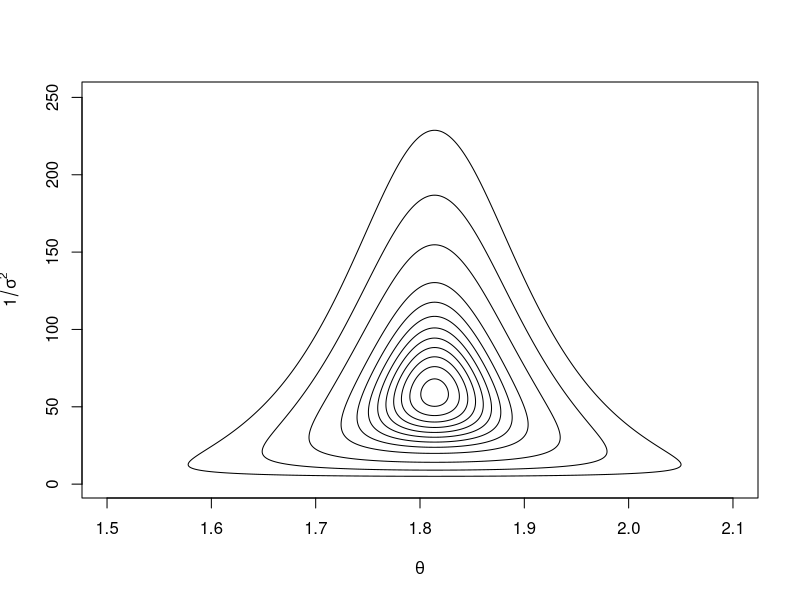
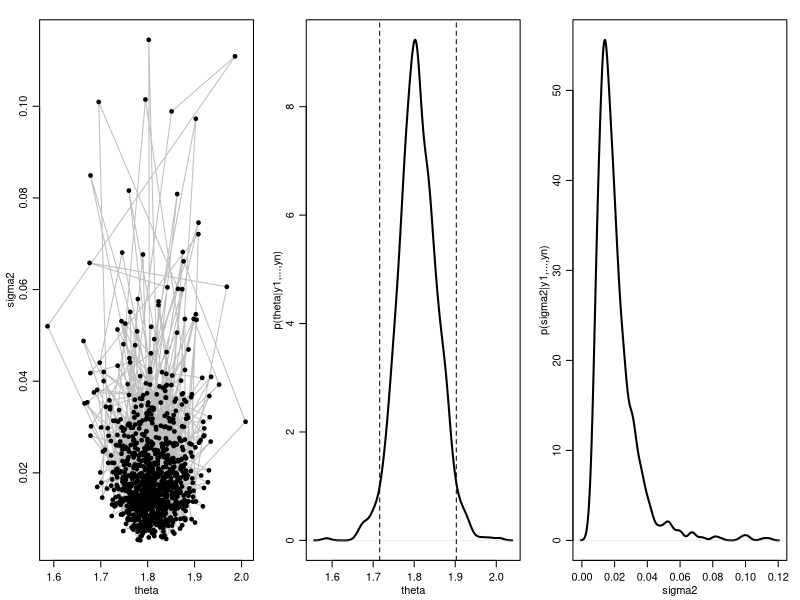
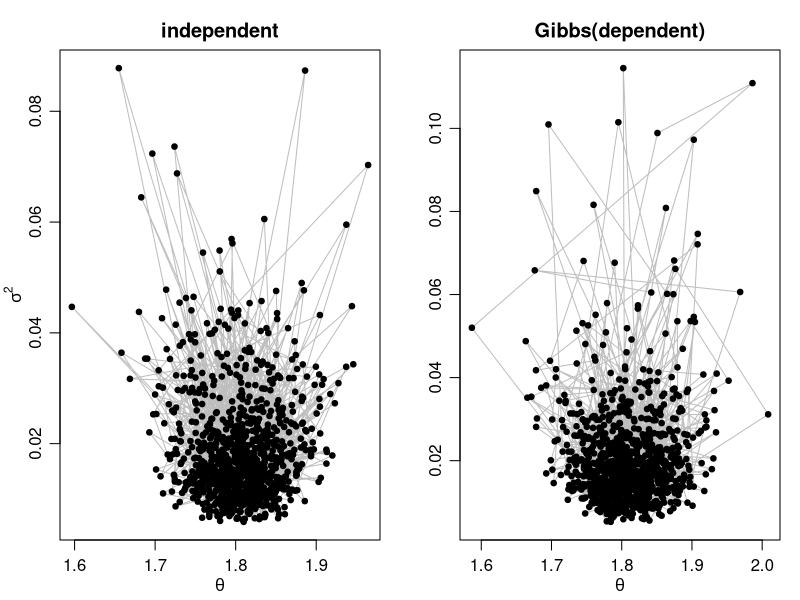
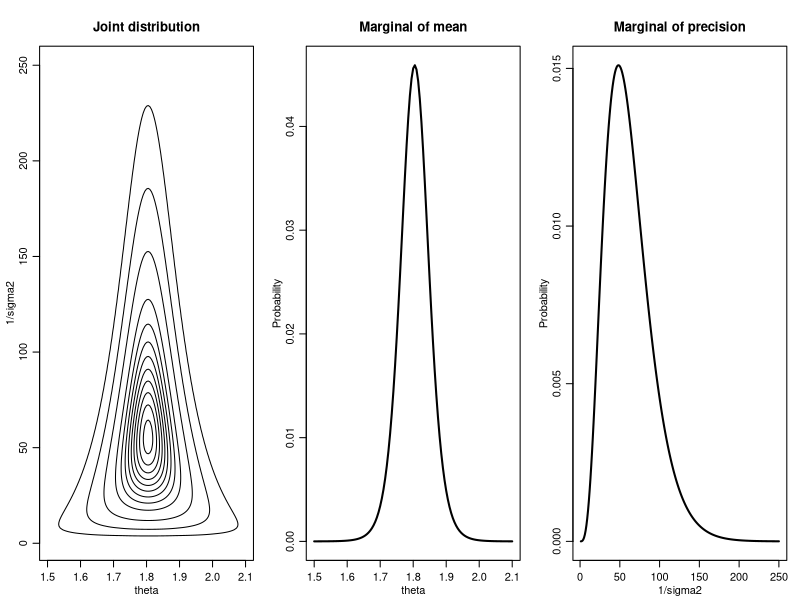

The R script that drew these images, in order:
## ---- chunk 1
rm(list=ls());  set.seed(20210513);
knitr::opts_chunk$set(fig.align = 'center', message = FALSE)
## ---- chunk 2
yl <- expression(1/sigma^2)
## ---- chunk 3
y <- c(1.64, 1.70, 1.72, 1.74, 1.82, 1.82, 1.82, 1.90, 2.08)
# Prior 
mu.0 <- 1.9;  sigma.0 <- 0.1;  sigma2.0 <- sigma.0^2;
nu.0 <- 1;    kappa.0 <- 1  ;
# Calculations
n    <- length(y);   ybar   <- mean(y);  s2 <- var(y);  
nu.n <- nu.0 + n ;  kappa.n <- kappa.0 + n;
mu.n <- (kappa.0*mu.0 + n*ybar) / kappa.n
sigma2.n <- (1/nu.n) * (nu.0*sigma2.0 + (n-1)*s2 + 
   kappa.0*n*(ybar-mu.0)^2 / kappa.n) 

# These values arrived at by lots of trial and error
gs     <- 800
theta  <- seq(1.5, 2.1, length=gs)
I.sig2 <- exp(seq(log(1), log(250), length=gs))
sigma2 <- 1 / exp(seq(log(1000), log(11), length=gs))

# Do mean and precision first
log.post <- matrix(NA, gs, gs); 

for(i in 1:gs){ for(j in 1:gs){ log.post[i,j] <- 
     dnorm(theta[i], mu.n, 1/sqrt(I.sig2[j]*kappa.n), log=T) +
     dgamma(I.sig2[j], nu.n/2, nu.n*sigma2.n/2, log=T) }}

maxie    <- max(log.post)
log.post <- log.post - maxie
post.P   <- exp(log.post)
rm(maxie); rm(log.post)
contours <- c(.001, .01, seq(.05, .95, .10))
xlab     <- expression(theta)
contour(theta, I.sig2, post.P, levels=contours, drawlabels=F, 
  xlab=xlab, ylab=yl, main="")
## ---- chunk 4
y <- c(1.64, 1.70, 1.72, 1.74, 1.82, 1.82, 1.82, 1.90, 2.08)
n <- length(y);  ybar <- mean(y);  s2 <- var(y);  

# Use 'semiconjugate' prior described in Sec 6.1 of Hoff (2009)
mu.0 <- 1.9;  tau2.0 <- 0.95^2;  sigma2.0 <- 0.01;  nu.0 <- 1;
## ---- chunk 5
n      <- length(y);  ybar <- mean(y);  s2 <- var(y);  
S      <- 1000
phi    <- matrix(NA, S, 2)
theta  <- ybar
sigma2 <- (nu.0*sigma2.0 + (n-1)*s2) / (nu.0 + n)

for(s in 1:S)
{
  tau2.n <- 1 / (1/tau2.0 + n/sigma2)
  mu.n   <- tau2.n * (mu.0/tau2.0 + n*ybar/sigma2)
  theta  <- rnorm(1, mean=mu.n, sd=sqrt(tau2.n))
  sigma2 <- 1/rgamma(1, (nu.0 + n)/2, 
     (nu.0*sigma2.0 + (n-1)*s2 + n*(ybar-theta)^2)/2)
  phi[s,] <- c(theta, sigma2)
}
## ---- chunk 6
par(mar=c(3,3,1,1),mgp=c(1.75,.75,0),oma=c(0,0,.5,0))
par(mfrow=c(1,3))
# First the joint dist of (theta, sigma2)
plot(phi, type="l", col="gray", xlab="theta", ylab="sigma2")
points(phi, pch=19, cex=.75)
# Now the marginal dist of theta
plot(density(phi[,1]), lwd=2, xlab="theta", 
  ylab="p(theta|y1,...,yn)", main="")
abline(v= quantile(phi[,1], c(.025, .975)), lty=2)
# Now the marginal of sigma2
plot(density(phi[,2]), lwd=2, xlab="sigma2", 
  ylab="p(sigma2|y1,...,yn)", main="")
## ---- chunk 7
par(mar=c(3,3,2,1),mgp=c(1.75,.75,0),oma=c(0,0,.5,0))
par(mfrow=c(1,2))
S          <- 1000
sigma2.sim <- 1 / rgamma(S, nu.n/2, nu.n*sigma2.n/2)
theta.sim  <- rnorm(S, mu.n, sqrt(sigma2.sim/kappa.n))

plot(theta.sim, sigma2.sim, type="l", col="gray", xlab=expression(theta), ylab = expression(sigma^2), main = "independent")
points(theta.sim, sigma2.sim, pch=19, cex=.75, 
  xlim=c(1.51, 2.11), ylim=c(0, .10))

# Gibss joint dist.
plot(phi, type="l", col="gray", xlab=expression(theta), ylab="", main = "Gibbs(dependent)")
points(phi, pch=19, cex=.75)
## ---- chunk 8
# par(mar=c(3,3,3,1),mgp=c(1.75,.75,0),
#     oma=c(0,0,0,0),mfrow=c(1,2))
# 
# acf(phi[,1], main = "phi[,theta]", ylim = c(-0.1, 0.5))
# acf(phi[,2], main = "phi[,sigma^2]", ylim = c(-0.1, 0.5))
## ---- chunk 9
# Confidence interval for population mean
quantile(phi[,1], c(.025, .5, .975))

# Confidence interval for population variance 
quantile(phi[,2], c(.025, .5, .975))

# Confidence interval for population standard deviation
quantile(sqrt(phi[,2]), c(.025, .5, .975))
## ---- chunk 10
theta    <- seq(1.5, 2.1, .005)
I.sig2   <- seq(1, 250, 1)
G        <- length(theta);  H <- length(I.sig2); #121 #250
log.post <- matrix(NA, G, H); 

for(g in 1:G)
{ for(h in 1:H)
  { log.post[g,h] <- 
         dnorm(theta[g], mu.0, 1/sqrt(tau2.0), log=T) + 
         dgamma(I.sig2[h], nu.0/2, nu.0*sigma2.0/2, log=T) + 
         sum(dnorm(y, theta[g], 1/sqrt(I.sig2[h]), log=T)) 
}} 
post.grid <- exp(log.post);  rm(log.post);
post.grid <- post.grid / sum(post.grid)  
## ---- chunk 11
par(mar=c(3,3,3,1),mgp=c(1.75,.75,0),oma=c(0,0,.5,0))
par(mfrow=c(1,3))
contours <- c(.001, .01, seq(.05, .95, .10)) * max(post.grid)

contour(theta, I.sig2, post.grid, levels=contours, drawlabels=F, 
  xlab="theta", ylab="1/sigma2", main="Joint distribution")
plot(theta, apply(post.grid, 1, sum), type="l", lwd=2, 
  xlab="theta", ylab="Probability", main="Marginal of mean")
plot(I.sig2, apply(post.grid, 2, sum), type="l", lwd=2, 
  xlab="1/sigma2", ylab="Probability", main="Marginal of precision")
